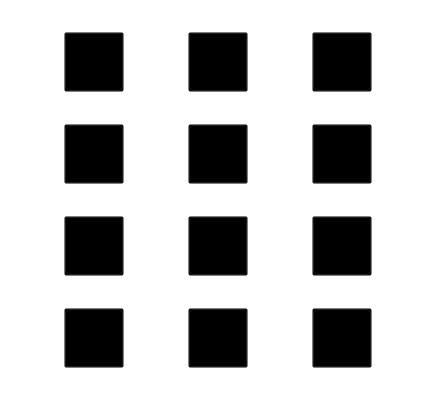
<?xml version="1.0" encoding="UTF-8"?>
<ui version="4.0">
 <class>MyNumberKeyboardWid</class>
 <widget class="QWidget" name="MyNumberKeyboardWid">
  <property name="geometry">
   <rect>
    <x>0</x>
    <y>0</y>
    <width>438</width>
    <height>404</height>
   </rect>
  </property>
  <property name="windowTitle">
   <string>Form</string>
  </property>
  <property name="styleSheet">
   <string notr="true">background-color: transparent;


</string>
  </property>
  <layout class="QGridLayout" name="gridLayout">
   <property name="sizeConstraint">
    <enum>QLayout::SetDefaultConstraint</enum>
   </property>
   <property name="leftMargin">
    <number>0</number>
   </property>
   <property name="topMargin">
    <number>0</number>
   </property>
   <property name="rightMargin">
    <number>0</number>
   </property>
   <property name="bottomMargin">
    <number>0</number>
   </property>
   <property name="spacing">
    <number>0</number>
   </property>
   <item row="3" column="0">
    <widget class="QPushButton" name="pushButton_space">
     <property name="minimumSize">
      <size>
       <width>60</width>
       <height>60</height>
      </size>
     </property>
     <property name="maximumSize">
      <size>
       <width>60</width>
       <height>60</height>
      </size>
     </property>
     <property name="font">
      <font>
       <pointsize>1</pointsize>
      </font>
     </property>
     <property name="styleSheet">
      <string notr="true"/>
     </property>
     <property name="text">
      <string>space</string>
     </property>
     <property name="iconSize">
      <size>
       <width>58</width>
       <height>58</height>
      </size>
     </property>
    </widget>
   </item>
   <item row="3" column="1">
    <widget class="QPushButton" name="pushButton_0">
     <property name="minimumSize">
      <size>
       <width>60</width>
       <height>60</height>
      </size>
     </property>
     <property name="maximumSize">
      <size>
       <width>60</width>
       <height>60</height>
      </size>
     </property>
     <property name="font">
      <font>
       <pointsize>1</pointsize>
      </font>
     </property>
     <property name="styleSheet">
      <string notr="true">border-image: url(:/new/prefix1/image/number/number20.png);</string>
     </property>
     <property name="text">
      <string>0</string>
     </property>
     <property name="iconSize">
      <size>
       <width>58</width>
       <height>58</height>
      </size>
     </property>
    </widget>
   </item>
   <item row="0" column="2">
    <widget class="QPushButton" name="pushButton_3">
     <property name="minimumSize">
      <size>
       <width>60</width>
       <height>60</height>
      </size>
     </property>
     <property name="maximumSize">
      <size>
       <width>60</width>
       <height>60</height>
      </size>
     </property>
     <property name="font">
      <font>
       <pointsize>1</pointsize>
      </font>
     </property>
     <property name="styleSheet">
      <string notr="true">border-image: url(:/new/prefix1/image/number/number13.png);</string>
     </property>
     <property name="text">
      <string>3</string>
     </property>
     <property name="iconSize">
      <size>
       <width>58</width>
       <height>58</height>
      </size>
     </property>
    </widget>
   </item>
   <item row="2" column="0">
    <widget class="QPushButton" name="pushButton_7">
     <property name="minimumSize">
      <size>
       <width>60</width>
       <height>60</height>
      </size>
     </property>
     <property name="maximumSize">
      <size>
       <width>60</width>
       <height>60</height>
      </size>
     </property>
     <property name="font">
      <font>
       <pointsize>1</pointsize>
      </font>
     </property>
     <property name="styleSheet">
      <string notr="true">border-image: url(:/new/prefix1/image/number/number17.png);</string>
     </property>
     <property name="text">
      <string>7</string>
     </property>
     <property name="iconSize">
      <size>
       <width>58</width>
       <height>58</height>
      </size>
     </property>
    </widget>
   </item>
   <item row="1" column="0">
    <widget class="QPushButton" name="pushButton_4">
     <property name="minimumSize">
      <size>
       <width>60</width>
       <height>60</height>
      </size>
     </property>
     <property name="maximumSize">
      <size>
       <width>60</width>
       <height>60</height>
      </size>
     </property>
     <property name="font">
      <font>
       <pointsize>1</pointsize>
      </font>
     </property>
     <property name="styleSheet">
      <string notr="true">border-image: url(:/new/prefix1/image/number/number14.png);</string>
     </property>
     <property name="text">
      <string>4</string>
     </property>
     <property name="iconSize">
      <size>
       <width>58</width>
       <height>58</height>
      </size>
     </property>
    </widget>
   </item>
   <item row="1" column="1">
    <widget class="QPushButton" name="pushButton_5">
     <property name="minimumSize">
      <size>
       <width>60</width>
       <height>60</height>
      </size>
     </property>
     <property name="maximumSize">
      <size>
       <width>60</width>
       <height>60</height>
      </size>
     </property>
     <property name="font">
      <font>
       <pointsize>1</pointsize>
      </font>
     </property>
     <property name="styleSheet">
      <string notr="true">border-image: url(:/new/prefix1/image/number/number15.png);</string>
     </property>
     <property name="text">
      <string>5</string>
     </property>
     <property name="iconSize">
      <size>
       <width>58</width>
       <height>58</height>
      </size>
     </property>
    </widget>
   </item>
   <item row="2" column="2">
    <widget class="QPushButton" name="pushButton_9">
     <property name="minimumSize">
      <size>
       <width>60</width>
       <height>60</height>
      </size>
     </property>
     <property name="maximumSize">
      <size>
       <width>60</width>
       <height>60</height>
      </size>
     </property>
     <property name="font">
      <font>
       <pointsize>1</pointsize>
      </font>
     </property>
     <property name="styleSheet">
      <string notr="true">border-image: url(:/new/prefix1/image/number/number19.png);</string>
     </property>
     <property name="text">
      <string>9</string>
     </property>
     <property name="iconSize">
      <size>
       <width>58</width>
       <height>58</height>
      </size>
     </property>
    </widget>
   </item>
   <item row="0" column="0">
    <widget class="QPushButton" name="pushButton_1">
     <property name="minimumSize">
      <size>
       <width>60</width>
       <height>60</height>
      </size>
     </property>
     <property name="maximumSize">
      <size>
       <width>60</width>
       <height>60</height>
      </size>
     </property>
     <property name="font">
      <font>
       <pointsize>1</pointsize>
      </font>
     </property>
     <property name="styleSheet">
      <string notr="true">border-image: url(:/new/prefix1/image/number/number11.png);</string>
     </property>
     <property name="text">
      <string>1</string>
     </property>
     <property name="iconSize">
      <size>
       <width>58</width>
       <height>58</height>
      </size>
     </property>
     <property name="flat">
      <bool>false</bool>
     </property>
    </widget>
   </item>
   <item row="0" column="1">
    <widget class="QPushButton" name="pushButton_2">
     <property name="minimumSize">
      <size>
       <width>60</width>
       <height>60</height>
      </size>
     </property>
     <property name="maximumSize">
      <size>
       <width>60</width>
       <height>60</height>
      </size>
     </property>
     <property name="font">
      <font>
       <pointsize>1</pointsize>
      </font>
     </property>
     <property name="layoutDirection">
      <enum>Qt::LeftToRight</enum>
     </property>
     <property name="autoFillBackground">
      <bool>false</bool>
     </property>
     <property name="styleSheet">
      <string notr="true">border-image: url(:/new/prefix1/image/number/number12.png);</string>
     </property>
     <property name="text">
      <string>2</string>
     </property>
     <property name="iconSize">
      <size>
       <width>58</width>
       <height>58</height>
      </size>
     </property>
    </widget>
   </item>
   <item row="1" column="2">
    <widget class="QPushButton" name="pushButton_6">
     <property name="minimumSize">
      <size>
       <width>60</width>
       <height>60</height>
      </size>
     </property>
     <property name="maximumSize">
      <size>
       <width>60</width>
       <height>60</height>
      </size>
     </property>
     <property name="font">
      <font>
       <pointsize>1</pointsize>
      </font>
     </property>
     <property name="styleSheet">
      <string notr="true">border-image: url(:/new/prefix1/image/number/number16.png);</string>
     </property>
     <property name="text">
      <string>6</string>
     </property>
     <property name="iconSize">
      <size>
       <width>58</width>
       <height>58</height>
      </size>
     </property>
    </widget>
   </item>
   <item row="2" column="1">
    <widget class="QPushButton" name="pushButton_8">
     <property name="minimumSize">
      <size>
       <width>60</width>
       <height>60</height>
      </size>
     </property>
     <property name="maximumSize">
      <size>
       <width>60</width>
       <height>60</height>
      </size>
     </property>
     <property name="font">
      <font>
       <pointsize>1</pointsize>
      </font>
     </property>
     <property name="styleSheet">
      <string notr="true">border-image: url(:/new/prefix1/image/number/number18.png);</string>
     </property>
     <property name="text">
      <string>8</string>
     </property>
     <property name="iconSize">
      <size>
       <width>58</width>
       <height>58</height>
      </size>
     </property>
    </widget>
   </item>
   <item row="3" column="2">
    <widget class="QPushButton" name="pushButton_delate">
     <property name="minimumSize">
      <size>
       <width>60</width>
       <height>60</height>
      </size>
     </property>
     <property name="maximumSize">
      <size>
       <width>60</width>
       <height>60</height>
      </size>
     </property>
     <property name="font">
      <font>
       <pointsize>1</pointsize>
      </font>
     </property>
     <property name="styleSheet">
      <string notr="true">border-image: url(:/new/prefix1/image/number/backspace.png);</string>
     </property>
     <property name="text">
      <string>delate</string>
     </property>
     <property name="iconSize">
      <size>
       <width>56</width>
       <height>57</height>
      </size>
     </property>
     <property name="default">
      <bool>false</bool>
     </property>
    </widget>
   </item>
  </layout>
 </widget>
 <resources/>
 <connections/>
</ui>
